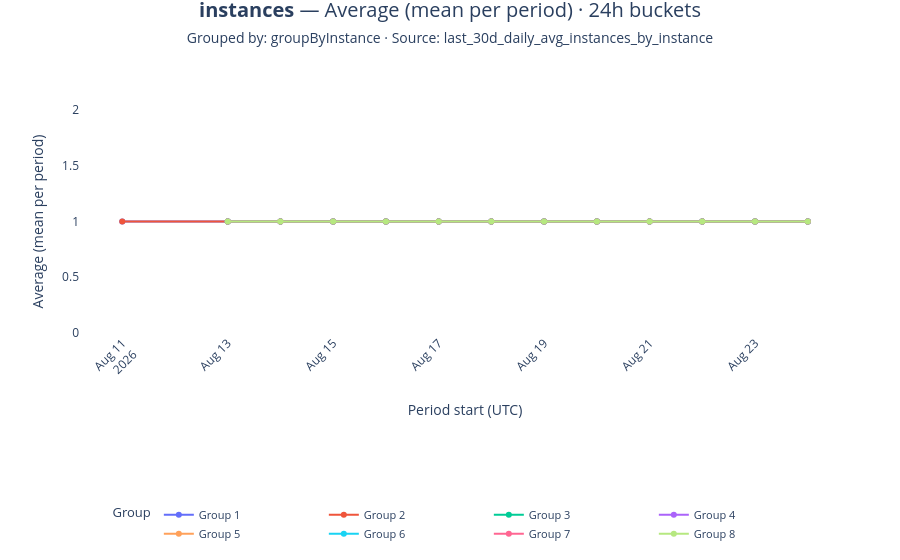

Here is the notebook cell this chart was saved with:
### Markdown cell above
### Chart Guide

**Purpose:** Shows how each group's usage is trending over the query window.
The most fundamental view for grouped data — one line per tenant/workspace/instance.

**Chart Attributes**

| | |
|---|---|
| **Chart type** | Multi-series line chart |
| **X axis** | Period start timestamp (UTC) |
| **Y axis** | Usage quantity — label reflects the transform (sum/avg/max/min) |
| **Colour** | One line per group |

**Insights:** Diverging lines mean groups are growing at different rates.
A group whose line flattens while others rise is losing relative share.
> Showing the first dataset. To show all, change `ds = datasets[0]` to `for ds in datasets:`.

### Code cell
if fig_51 is not None:
    fig_51.show()
